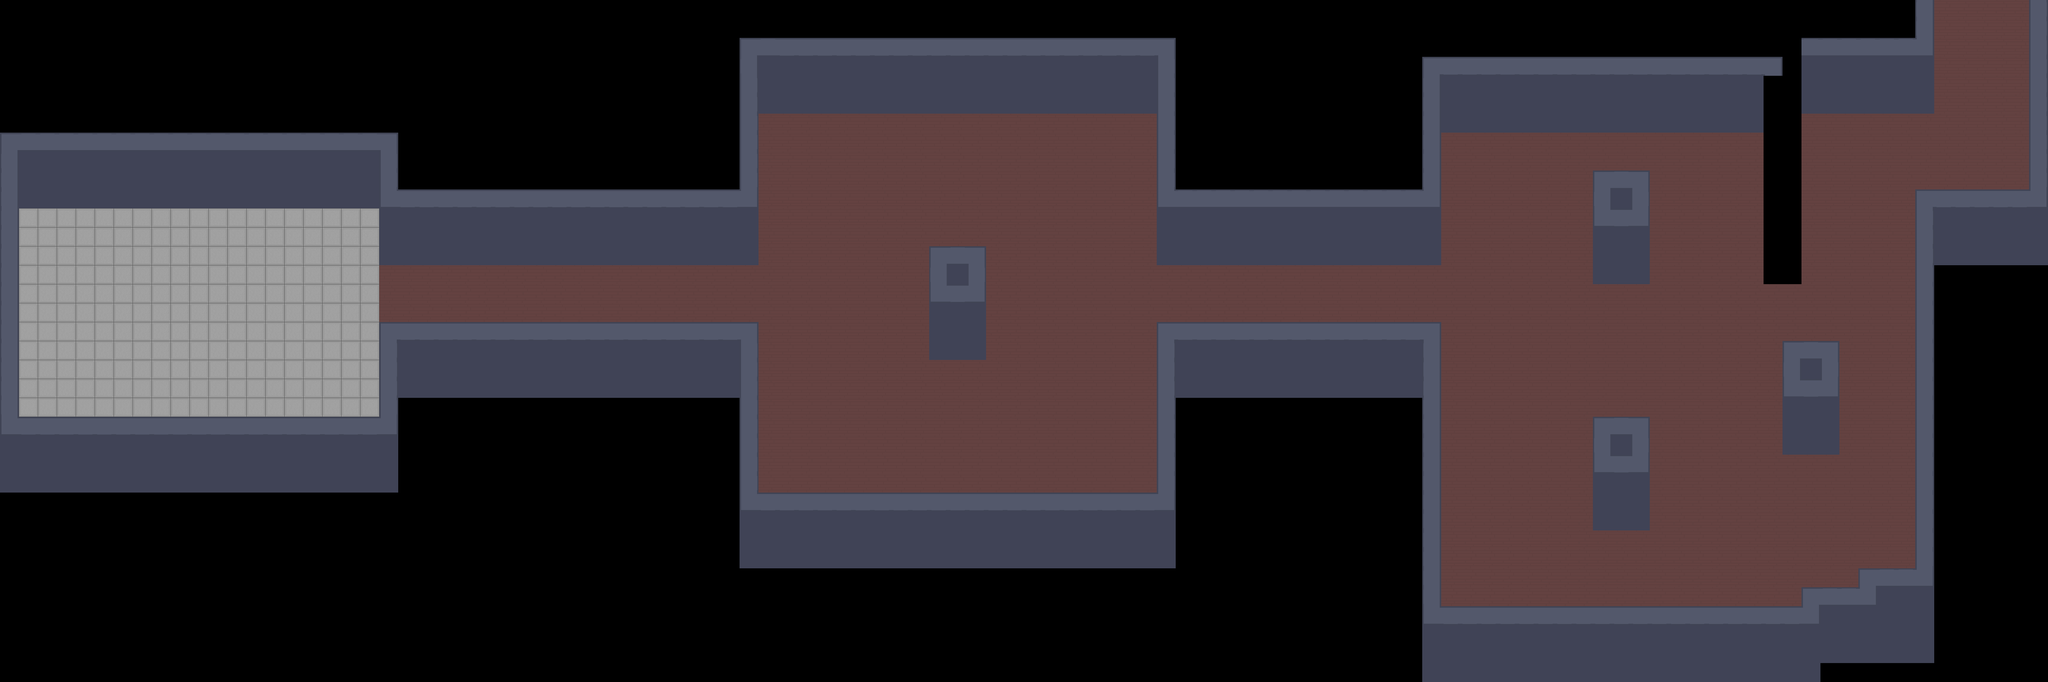

The image is a tile-based game level rendered from a .tmx file. Its description and source (layers, tilesets, objects; grid data summarised) follow:
An orthogonal 108x36 tile map with 64x64 px tiles, 2 tile layers (Layer64, Layer256), 2 tilesets.

<map version="1.0" tiledversion="1.1.2" orientation="orthogonal" renderorder="right-down" width="108" height="36" tilewidth="64" tileheight="64" infinite="0" nextobjectid="1">
 <tileset firstgid="1" source="64x64set.tsx" />
 <tileset firstgid="17" source="64x256.tsx" />
 <layer name="Layer64" width="108" height="36">
  <data>[3888 cells, 1571 non-empty, 10 distinct tile ids]</data>
 </layer>
 <layer name="Layer256" width="108" height="36">
  <data>[3888 cells, 207 non-empty, 3 distinct tile ids]</data>
 </layer>
</map>
